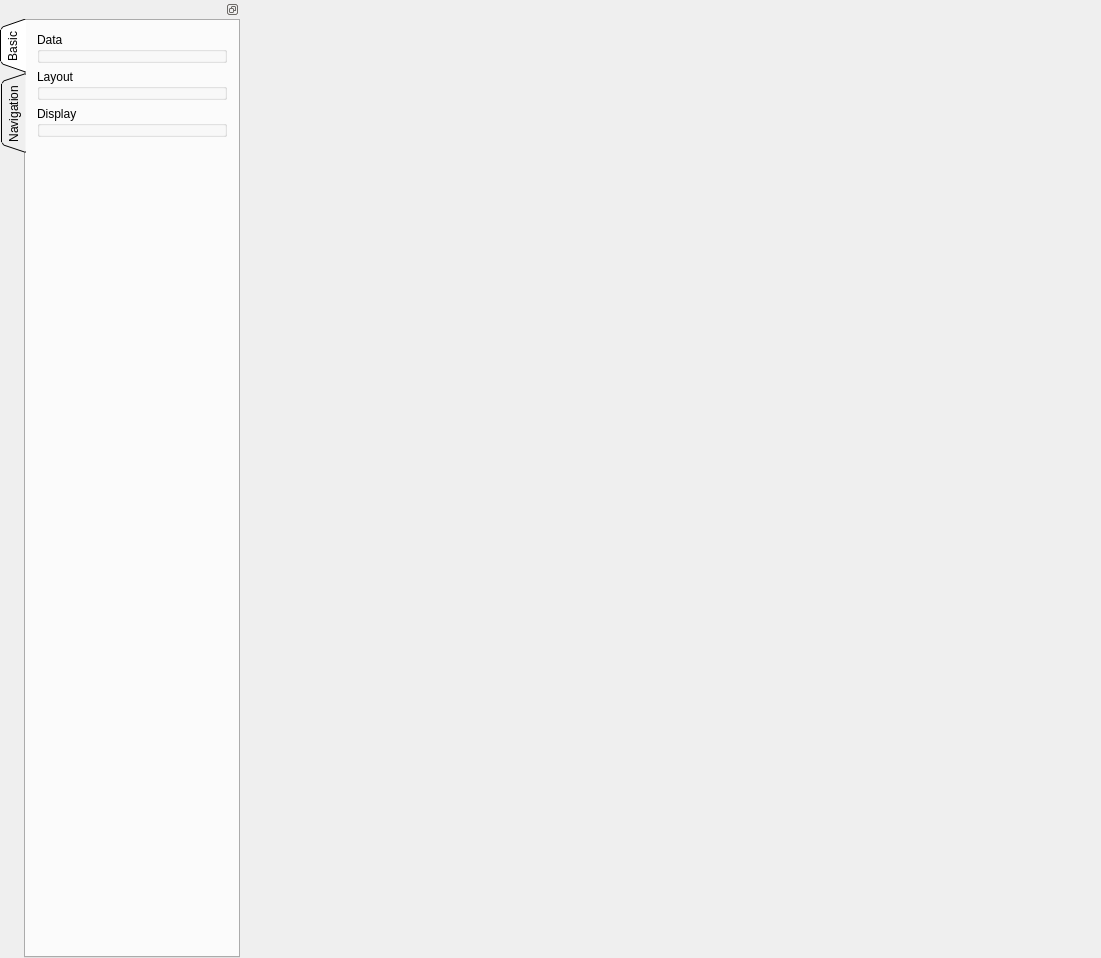
<?xml version="1.0" encoding="UTF-8"?>
<ui version="4.0">
 <class>stkSlicerApp</class>
 <widget class="QMainWindow" name="stkSlicerApp">
  <property name="geometry">
   <rect>
    <x>0</x>
    <y>0</y>
    <width>1101</width>
    <height>958</height>
   </rect>
  </property>
  <property name="windowTitle">
   <string>stkSlicerApp</string>
  </property>
  <widget class="QWidget" name="centralWidget">
   <widget class="QWidget" name="slicerWidget" native="true">
    <property name="geometry">
     <rect>
      <x>0</x>
      <y>0</y>
      <width>856</width>
      <height>958</height>
     </rect>
    </property>
   </widget>
  </widget>
  <widget class="QDockWidget" name="dockWidget">
   <property name="minimumSize">
    <size>
     <width>240</width>
     <height>500</height>
    </size>
   </property>
   <property name="maximumSize">
    <size>
     <width>240</width>
     <height>524287</height>
    </size>
   </property>
   <property name="features">
    <set>QDockWidget::DockWidgetFloatable|QDockWidget::DockWidgetMovable</set>
   </property>
   <property name="allowedAreas">
    <set>Qt::LeftDockWidgetArea</set>
   </property>
   <attribute name="dockWidgetArea">
    <number>1</number>
   </attribute>
   <widget class="QWidget" name="dockWidgetContents">
    <layout class="QVBoxLayout" name="verticalLayout">
     <property name="spacing">
      <number>0</number>
     </property>
     <property name="margin">
      <number>0</number>
     </property>
     <item>
      <widget class="QTabWidget" name="tabWidget">
       <property name="tabPosition">
        <enum>QTabWidget::West</enum>
       </property>
       <property name="tabShape">
        <enum>QTabWidget::Triangular</enum>
       </property>
       <property name="currentIndex">
        <number>0</number>
       </property>
       <widget class="QWidget" name="basicTab">
        <attribute name="title">
         <string>Basic</string>
        </attribute>
        <layout class="QVBoxLayout" name="verticalLayout_4">
         <item>
          <widget class="QGroupBox" name="DataGroupBox">
           <property name="title">
            <string>Data</string>
           </property>
           <layout class="QHBoxLayout" name="horizontalLayout_2">
            <property name="spacing">
             <number>0</number>
            </property>
            <property name="margin">
             <number>0</number>
            </property>
            <item>
             <widget class="stkSlicerDataWidget" name="SlicerDataWidget" native="true">
              <property name="minimumSize">
               <size>
                <width>0</width>
                <height>0</height>
               </size>
              </property>
             </widget>
            </item>
           </layout>
          </widget>
         </item>
         <item>
          <widget class="QGroupBox" name="LayoutGroupBox">
           <property name="title">
            <string>Layout</string>
           </property>
           <layout class="QVBoxLayout" name="verticalLayout_2">
            <property name="spacing">
             <number>0</number>
            </property>
            <property name="margin">
             <number>0</number>
            </property>
            <item>
             <widget class="stkSlicerLayoutWidget" name="SlicerLayoutWidget" native="true">
              <property name="minimumSize">
               <size>
                <width>0</width>
                <height>0</height>
               </size>
              </property>
             </widget>
            </item>
           </layout>
          </widget>
         </item>
         <item>
          <widget class="QGroupBox" name="groupBox">
           <property name="title">
            <string>Display</string>
           </property>
           <layout class="QVBoxLayout" name="verticalLayout_3">
            <property name="spacing">
             <number>0</number>
            </property>
            <property name="margin">
             <number>0</number>
            </property>
            <item>
             <widget class="qSlicerVolumeDisplayWidget" name="VolumeDisplayWidget" native="true">
              <property name="minimumSize">
               <size>
                <width>0</width>
                <height>0</height>
               </size>
              </property>
             </widget>
            </item>
           </layout>
          </widget>
         </item>
         <item>
          <spacer name="verticalSpacer">
           <property name="orientation">
            <enum>Qt::Vertical</enum>
           </property>
           <property name="sizeHint" stdset="0">
            <size>
             <width>20</width>
             <height>879</height>
            </size>
           </property>
          </spacer>
         </item>
        </layout>
       </widget>
       <widget class="QWidget" name="NavigationTab">
        <attribute name="title">
         <string>Navigation</string>
        </attribute>
       </widget>
      </widget>
     </item>
    </layout>
   </widget>
  </widget>
 </widget>
 <layoutdefault spacing="6" margin="11"/>
 <customwidgets>
  <customwidget>
   <class>qSlicerVolumeDisplayWidget</class>
   <extends>QWidget</extends>
   <header>qSlicerVolumeDisplayWidget.h</header>
   <container>1</container>
  </customwidget>
  <customwidget>
   <class>stkSlicerLayoutWidget</class>
   <extends>QWidget</extends>
   <header>stkSlicerLayoutWidget.h</header>
   <container>1</container>
  </customwidget>
  <customwidget>
   <class>stkSlicerDataWidget</class>
   <extends>QWidget</extends>
   <header>stkSlicerDataWidget.h</header>
   <container>1</container>
  </customwidget>
 </customwidgets>
 <resources/>
 <connections/>
</ui>
